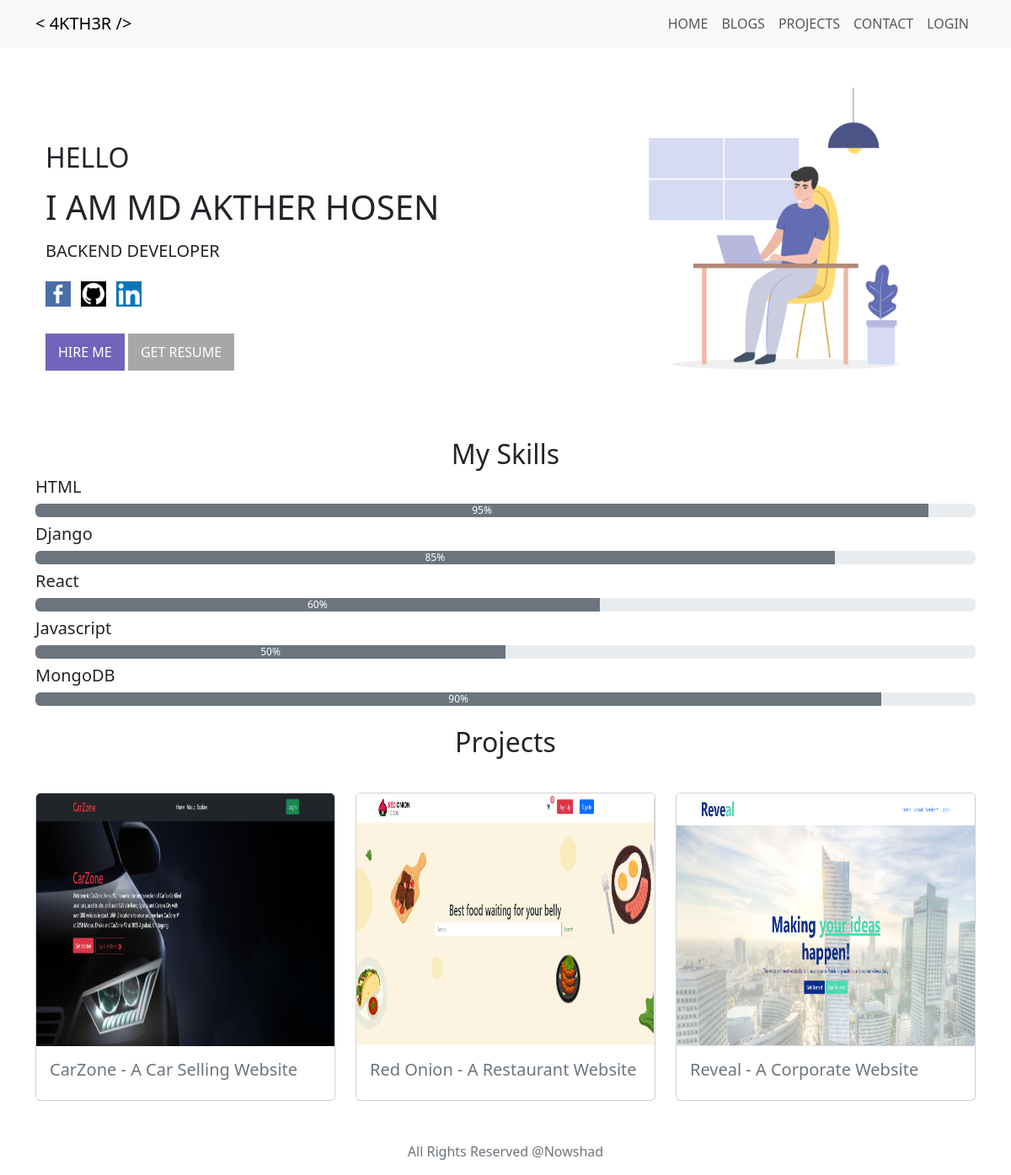
/, run on an earlier commit of the app's database.
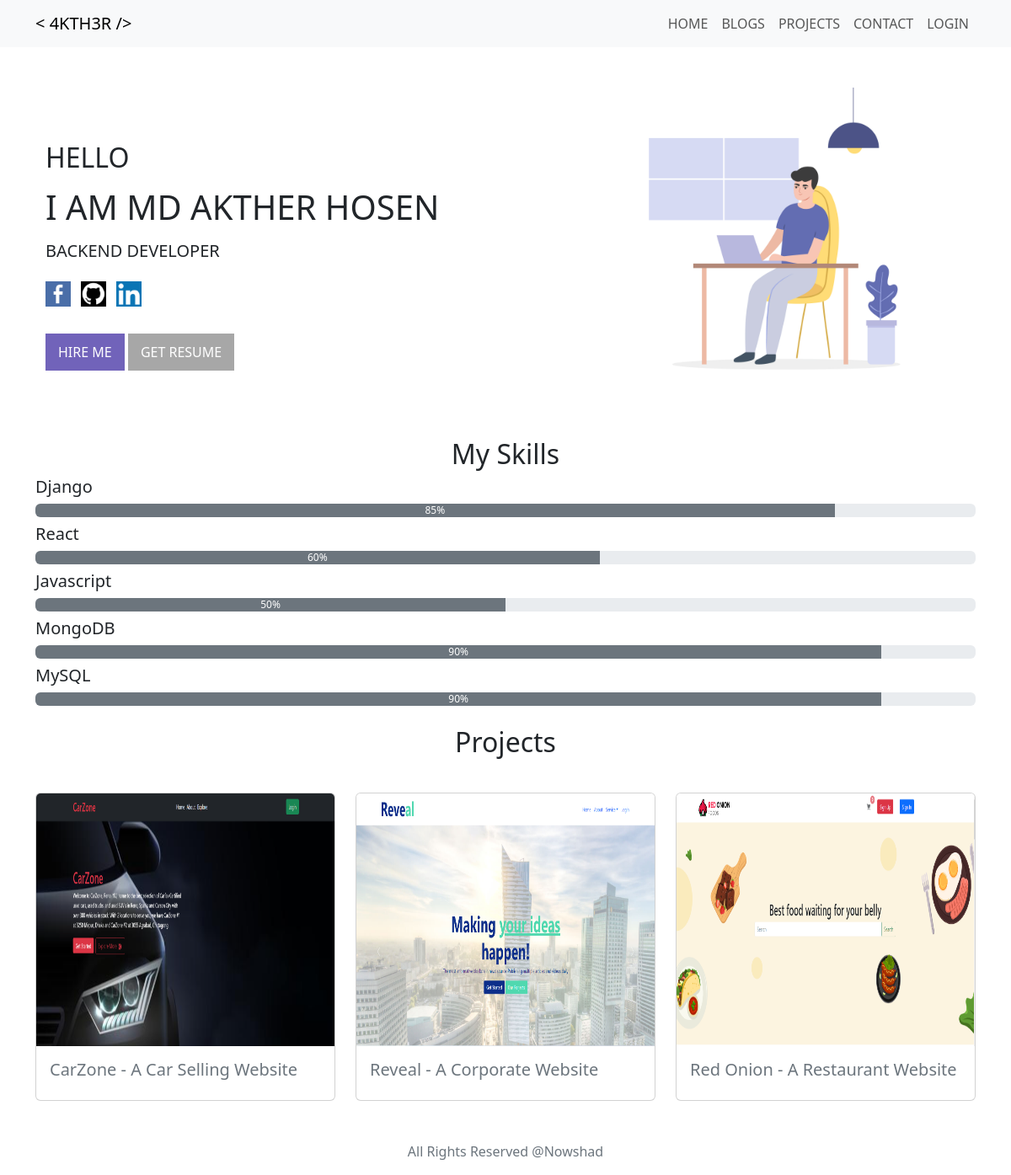
And on a later commit of the database.
### account/models.py (models this page shows, shortened)
class Skill(models.Model):
    name = models.CharField(max_length=100)
    percentage = models.PositiveIntegerField(validators=[MaxValueValidator(100)])

### projects/models.py (models this page shows, shortened)
class PortfolioProject(models.Model):
    title = models.CharField(max_length=200)
    description = models.TextField()
    screenshoot = models.ImageField(upload_to='images/projects/')
    technologies = models.CharField(max_length=100)
    project_url = models.URLField()
    category = models.ForeignKey(Category, on_delete=models.CASCADE, null=True)

### nowshad_portfolio/views.py (the view)
# urls.py: 2. Add a URL to urlpatterns:  path('', views.home, name='home')
def home(request):
    skills = Skill.objects.all()
    resume = Resume.objects.first()
    projects_with_avg_ratings = PortfolioProject.objects.annotate(avg_rating=Avg('projectreview__ratings'))
    projects_sorted_by_rating = projects_with_avg_ratings.order_by('-avg_rating')
    if request.user.is_authenticated:
        try:
            user_profile = UserProfile.objects.get(user=request.user)
        except UserProfile.DoesNotExist:
            user_profile = None
        return render(request, 'home.html', {'projects': projects_sorted_by_rating, 'user_profile': user_profile, 'skills': skills, 'resume': resume})
    else:
        return render(request, 'home.html', {'projects': projects_sorted_by_rating, 'skills': skills, 'resume':resume})

### templates/home.html
{% extends "base.html" %}
{% load static %}
{% block content %}
<section id="home" class="banner_wrapper">
    <div class="container">
        <div class="row d-flex justify-content-around align-items-center">
            <div class="col-lg-7 order-lg-1 order-2 banner-content">
                <div class="mt-5">
                    <h2 class="text-uppercase position-relative">Hello</h2>
                    <h1 class="text-uppercase position-relative mt-3 mb-3">I am Md Akther Hosen</h1>
                    <h5 class="text-uppercase mb-3">Backend Developer</h5>
                    <div class="mt-4">
                        <a href="https://www.facebook.com/nirjhor.nowshad/" target="_blank"
                            class="text-decoration-none">
                            <img src="{% static 'images/social/facebook.png' %}" style="height: 30px;" alt="">
                        </a>
                        <a href="https://github.com/akther2034165/" target="_blank" class="text-decoration-none ms-2">
                            <img src="{% static 'images/social/github.png' %}" style="height: 30px;" alt="">
                        </a>
                        <a href="https://www.linkedin.com/in/md-akther-hosen-aa82a9284" target="_blank"
                            class="text-decoration-none ms-2">
                            <img src="{% static 'images/social/linkedin.png' %}" style="height: 30px;" alt="">
                        </a>
                    </div>
                    <br>
                    <div>
                        <a href="mailto:nowshadbgc165@gmail.com" class="text-decoration-none" target="_blank">
                            <button class="mt-2 text-uppercase hire-btn"> Hire Me</button>
                        </a>
                        {% if resume %}
                        <a href="{{ resume.file.url }}" class="text-decoration-none " target="_blank"> <button
                                class="mt-2 text-uppercase resume-btn">GET Resume</button></a>
                        {% else %}
                        <p>No resume uploaded yet.</p>
                        {% endif %}
                    </div>
                </div>
            </div>
            <div class="col-lg-5 order-lg-2 order-1">
                <div class="d-flex justify-content-center mt-5">
                    {% if user.is_authenticated %}
                    <img src="{{ user_profile.profile_image.url }}" class="img-fluid rounded-5" style="height: 400px;"
                        alt="User Profile Image">
                    {% else %}
                    <img src="{% static '/images/profile/banner.jpg' %}" class="img-fluid" style="height: 400px; "
                        alt="User Profile Image">
                    {% endif %}
                </div>
            </div>
        </div>
    </div>
</section>
<h1 class="text-center fs-2 display-3  mt-3">My Skills</h1>
{% for skill in skills %}
<div class="d-flex justify-content-center">
    <div class="w-100">
        <h2 class="fs-5 display-3">{{skill.name}}</h2>
        <div class="progress mb-2" role="progressbar" aria-label="Skill Progress" aria-valuenow="{{ skill.percentage }}"
            aria-valuemin="0" aria-valuemax="100">
            <div class="progress-bar bg-secondary" style="width: {{ skill.percentage }}%">{{ skill.percentage }}%
            </div>
        </div>
    </div>
</div>
{% endfor %}
<h1 class="text-center fs-2 display-3  mt-3">Projects</h1>
<div class="row row-cols-1 row-cols-md-3 g-4 mt-3">
    {% for project in projects %}
    <div class="col">
        <div class="card ">
            <img src="{{project.screenshoot.url}}" class="card-img-top" style="height: 300px;" alt="">
            <div class="card-body">
                <a href="{% url 'details' project.id %}" class="text-decoration-none text-secondary">
                    <h5 class="card-title">{{project.title}}</h5>
                </a>
            </div>
        </div>
    </div>
    {% endfor %}
</div>
{% endblock content %}

### templates/base.html (shortened to what this page needs)
{% load static %}
<!doctype html>
<html lang="en">
<head>
    <link href="https://cdn.jsdelivr.net/npm/bootstrap@5.3.3/dist/css/bootstrap.min.css" rel="stylesheet"
>
    <link rel="stylesheet" type="text/css" href="{% static 'css/style.css' %}">
</head>
<body>
    <nav class="navbar navbar-expand-lg bg-body-tertiary">
        <div class="container">
            <a class="navbar-brand text-uppercase fw-medium" href="{% url 'home' %}">
                < 4KTH3R />
            </a>
            <div class="collapse navbar-collapse" id="navbarSupportedContent">
                <ul class="navbar-nav ms-auto mb-2 mb-lg-0">
                    {% if request.user.is_authenticated %}
                    <li class="nav-item">
                        <a class="nav-link text-uppercase" aria-current="page" href="{% url 'home' %}">Home</a>
                    </li>
                    <li class="nav-item">
                        <a class="nav-link text-uppercase" href="{% url 'show_blogs' %}">Blog</a>
                    </li>
                    <li class="nav-item">
                        <a class="nav-link text-uppercase" href="{% url 'projects' %}">Project</a>
                    </li>
                    <li class="nav-item">
                        <a class="nav-link text-uppercase" href="{% url 'contact' %}">Contact</a>
                    </li>
                    <li class="dropdown">
                        <button class="btn btn-light dropdown-toggle" type="button" data-bs-toggle="dropdown"
                            aria-expanded="false">
                            Hello {{request.user.first_name}}
                        </button>
                        <ul class="dropdown-menu">
                            <li class="">
                                <a class="dropdown-item text-uppercase text-center"
                                    href="{% url 'dashboard' %}">Dashboard</a>
                            </li>
                            <li>
                                <hr class="dropdown-divider">
                            </li>
                            <li class="">
                                <a class="dropdown-item text-uppercase text-center" href="{% url 'logout' %}">Logout</a>
                            </li>
                        </ul>
                    </li>
                    {% else %}
                    <li class="nav-item">
                        <a class="nav-link text-uppercase" aria-current="page" href="{% url 'home' %}">Home</a>
                    </li>
                    <li class="nav-item">
                        <a class="nav-link text-uppercase" href="{% url 'show_blogs' %}">Blogs</a>
                    </li>
                    <li class="nav-item">
                        <a class="nav-link text-uppercase" href="{% url 'projects' %}">Projects</a>
                    </li>
                    <li class="nav-item">
                        <a class="nav-link text-uppercase" href="{% url 'contact' %}">Contact</a>
                    </li>
                    <li class="nav-item">
                        <a class="nav-link text-uppercase" href="{% url 'signin' %}">Login</a>
                    </li>
                    {% endif %}
                </ul>
            </div>
        </div>
    </nav>
    <div class="container">
        {% block content %}
        {% endblock content %}
    </div>
    <footer class="mt-5">
        <p class="text-center text-secondary">All Rights Reserved @Nowshad</p>
    </footer>
</body>
</html>

### static/css/style.css (style rules this page uses)
.hire-btn { background: rgba(113, 99, 186, 255); color: #fff; border: 0; outline: 0; padding: 10px 15px; font-weight: 500; cursor: pointer; }
.resume-btn { background: #00000058; color: #fff; border: 0; outline: 0; padding: 10px 15px; font-weight: 500; cursor: pointer; }
* { margin: 0; padding: 0; box-sizing: border-box; }

What changed in the data, as far as the page shows it:
removed Skill: name "HTML", percentage "95"
added Skill: name "MySQL", percentage "90"
shown differently, row unchanged: PortfolioProject "Reveal - A Corporate Website": moves up the list
